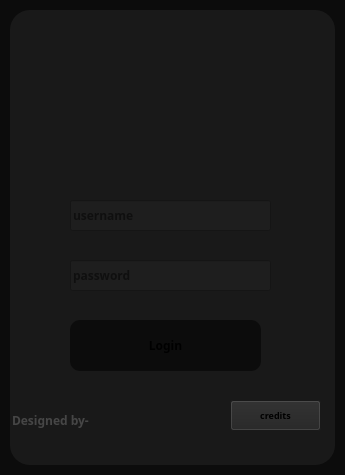
<?xml version="1.0" encoding="UTF-8"?>
<ui version="4.0">
 <class>MainWindow</class>
 <widget class="QMainWindow" name="MainWindow">
  <property name="geometry">
   <rect>
    <x>0</x>
    <y>0</y>
    <width>345</width>
    <height>475</height>
   </rect>
  </property>
  <property name="cursor">
   <cursorShape>ArrowCursor</cursorShape>
  </property>
  <property name="windowTitle">
   <string>MainWindow</string>
  </property>
  <property name="styleSheet">
   <string notr="true">background-color: rgb(12, 12, 12);</string>
  </property>
  <widget class="QWidget" name="centralwidget">
   <widget class="QLabel" name="label">
    <property name="geometry">
     <rect>
      <x>10</x>
      <y>10</y>
      <width>325</width>
      <height>455</height>
     </rect>
    </property>
    <property name="styleSheet">
     <string notr="true">background-color: rgb(25, 25, 25);
border-radius: 20px;</string>
    </property>
    <property name="text">
     <string/>
    </property>
   </widget>
   <widget class="QPushButton" name="pushButton">
    <property name="geometry">
     <rect>
      <x>70</x>
      <y>320</y>
      <width>191</width>
      <height>51</height>
     </rect>
    </property>
    <property name="font">
     <font>
      <family>Unispace</family>
      <bold>true</bold>
     </font>
    </property>
    <property name="styleSheet">
     <string notr="true">QPushButton {

  border-radius: 10px; 
}

QPushButton:pressed {
	background-color: rgb(25, 25, 25);
}
</string>
    </property>
    <property name="text">
     <string>Login</string>
    </property>
   </widget>
   <widget class="QLineEdit" name="lineEdit_designby">
    <property name="geometry">
     <rect>
      <x>10</x>
      <y>410</y>
      <width>121</width>
      <height>21</height>
     </rect>
    </property>
    <property name="font">
     <font>
      <family>Unispace</family>
      <bold>true</bold>
     </font>
    </property>
    <property name="styleSheet">
     <string notr="true">background-color: rgb(25, 25, 25);
color: rgb(70, 70, 70);</string>
    </property>
    <property name="text">
     <string>Designed by- </string>
    </property>
    <property name="frame">
     <bool>false</bool>
    </property>
    <property name="echoMode">
     <enum>QLineEdit::Normal</enum>
    </property>
    <property name="readOnly">
     <bool>true</bool>
    </property>
   </widget>
   <widget class="QLineEdit" name="lineEdit_username">
    <property name="geometry">
     <rect>
      <x>70</x>
      <y>200</y>
      <width>201</width>
      <height>31</height>
     </rect>
    </property>
    <property name="font">
     <font>
      <family>Unispace</family>
      <bold>true</bold>
     </font>
    </property>
    <property name="styleSheet">
     <string notr="true">background-color: rgb(30, 30, 30);
</string>
    </property>
    <property name="placeholderText">
     <string>username</string>
    </property>
   </widget>
   <widget class="QLineEdit" name="lineEdit_password">
    <property name="geometry">
     <rect>
      <x>70</x>
      <y>260</y>
      <width>201</width>
      <height>31</height>
     </rect>
    </property>
    <property name="font">
     <font>
      <family>Unispace</family>
      <bold>true</bold>
     </font>
    </property>
    <property name="styleSheet">
     <string notr="true">background-color: rgb(30, 30, 30);
</string>
    </property>
    <property name="echoMode">
     <enum>QLineEdit::Password</enum>
    </property>
    <property name="placeholderText">
     <string>password</string>
    </property>
   </widget>
   <widget class="QLineEdit" name="lineEdit_name">
    <property name="geometry">
     <rect>
      <x>103</x>
      <y>410</y>
      <width>111</width>
      <height>21</height>
     </rect>
    </property>
    <property name="font">
     <font>
      <family>Unispace</family>
      <bold>true</bold>
     </font>
    </property>
    <property name="styleSheet">
     <string notr="true">background-color: rgb(25, 25, 25);</string>
    </property>
    <property name="text">
     <string/>
    </property>
    <property name="frame">
     <bool>false</bool>
    </property>
    <property name="echoMode">
     <enum>QLineEdit::Normal</enum>
    </property>
    <property name="readOnly">
     <bool>true</bool>
    </property>
   </widget>
   <widget class="QPushButton" name="pushButton_2">
    <property name="geometry">
     <rect>
      <x>230</x>
      <y>400</y>
      <width>91</width>
      <height>31</height>
     </rect>
    </property>
    <property name="font">
     <font>
      <family>Unispace</family>
      <pointsize>7</pointsize>
      <bold>true</bold>
     </font>
    </property>
    <property name="styleSheet">
     <string notr="true">QPushButton{background-color: rgb(35, 35, 35);}
QPushButton:pressed {
	background-color: rgb(45, 45, 45);
}</string>
    </property>
    <property name="text">
     <string>credits</string>
    </property>
   </widget>
   <widget class="QLabel" name="label_pic">
    <property name="geometry">
     <rect>
      <x>20</x>
      <y>20</y>
      <width>301</width>
      <height>161</height>
     </rect>
    </property>
    <property name="styleSheet">
     <string notr="true">background-color: rgb(25, 25, 25);</string>
    </property>
    <property name="text">
     <string/>
    </property>
   </widget>
   <zorder>label</zorder>
   <zorder>pushButton</zorder>
   <zorder>lineEdit_password</zorder>
   <zorder>label_pic</zorder>
   <zorder>lineEdit_username</zorder>
   <zorder>lineEdit_designby</zorder>
   <zorder>pushButton_2</zorder>
   <zorder>lineEdit_name</zorder>
  </widget>
 </widget>
 <resources/>
 <connections/>
</ui>
